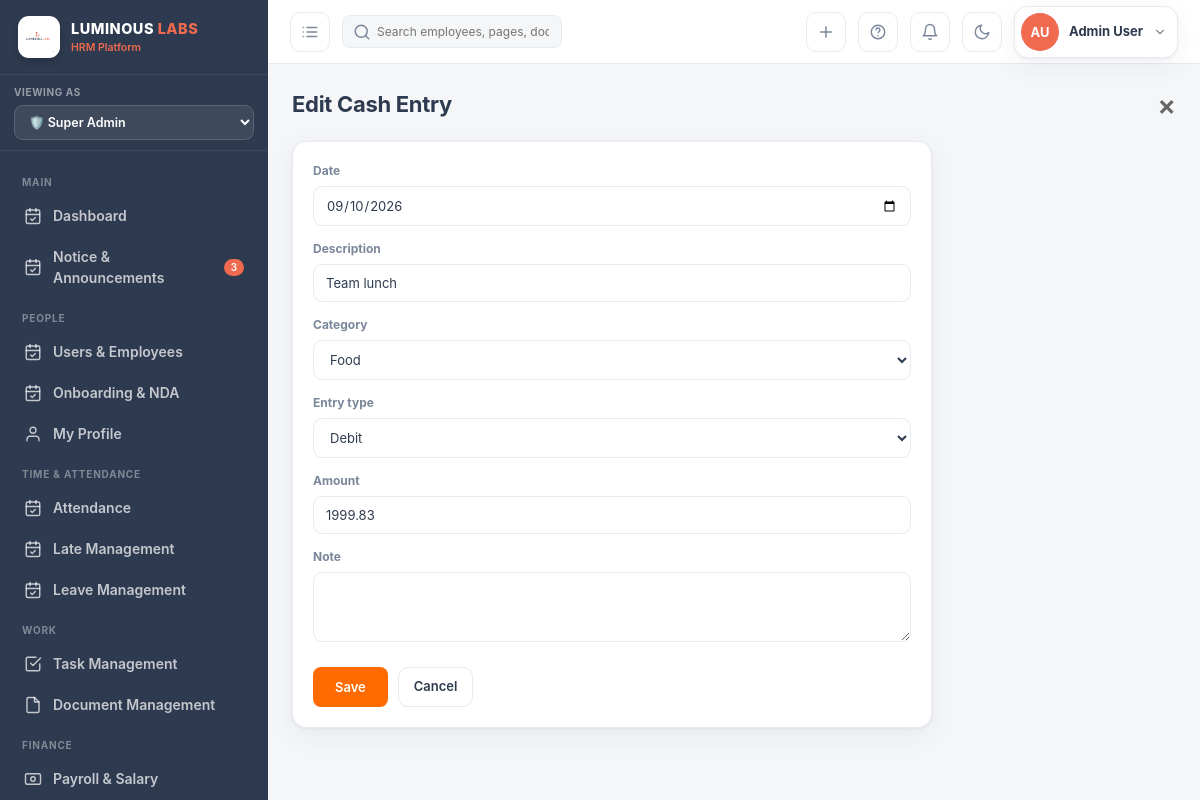
The app's page /petty-cash/2/edit/ (signed in), older data.
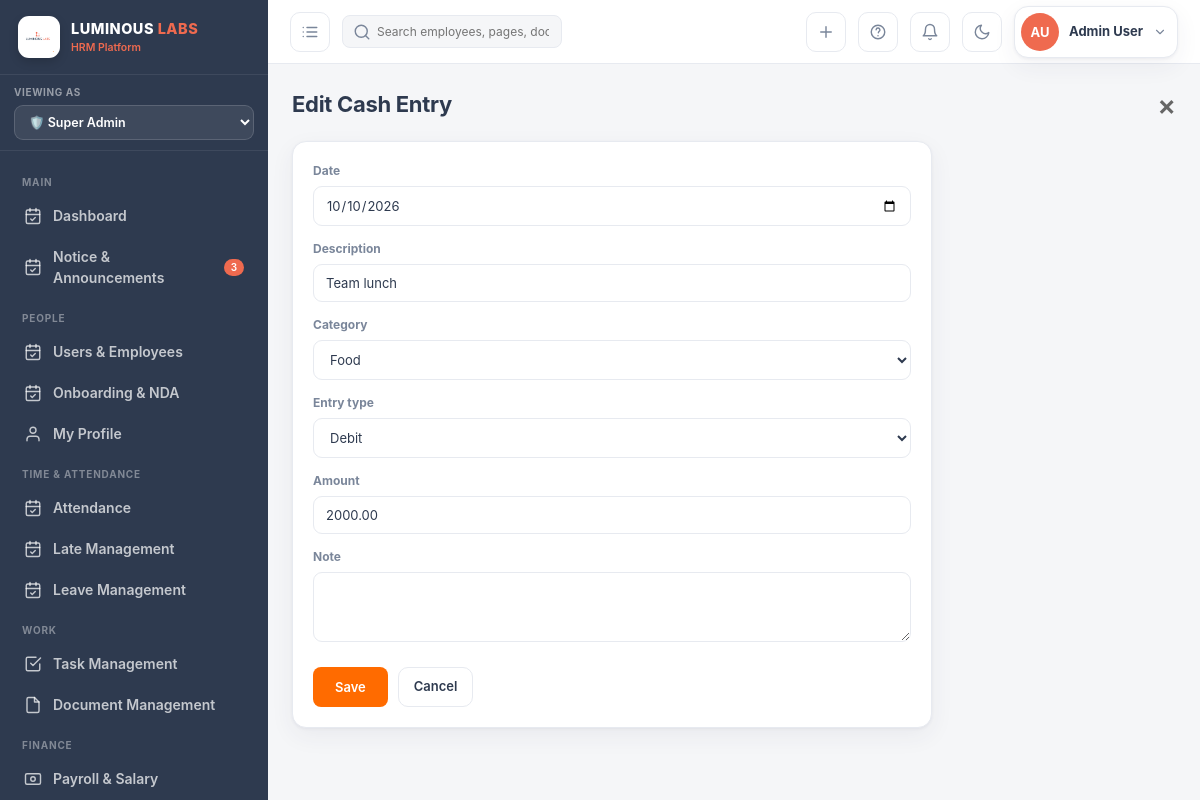
The same page, newer data.
### hrm_app/models.py (models this page shows, shortened)
class PettyCashLedger(models.Model):
    CATEGORY_CHOICES = [
        ('Supplies', 'Supplies'),
        ('Food', 'Food'),
        ('Logistics', 'Logistics'),
        ('Funding', 'Funding'),
        ('Other', 'Other'),
    ]
    ENTRY_TYPE_CHOICES = [
        ('Credit', 'Credit'),
        ('Debit', 'Debit'),
    ]
    date = models.DateField(default=timezone.now)
    description = models.CharField(max_length=200)
    category = models.CharField(max_length=20, choices=CATEGORY_CHOICES, default='Other')
    entry_type = models.CharField(max_length=6, choices=ENTRY_TYPE_CHOICES)
    amount = models.DecimalField(max_digits=10, decimal_places=2)
    balance = models.DecimalField(max_digits=10, decimal_places=2)
    note = models.TextField(blank=True)
    created_by = models.ForeignKey(User, on_delete=models.CASCADE)
    class Meta:
        ordering = ['-date', '-id']

### hrm_app/views.py (the view, shortened to what this page needs)
# urls.py: path('petty-cash/<int:pk>/edit/', views.petty_cash_edit, name='petty_cash_edit'),
@admin_required
def petty_cash_edit(request, pk):
    if not has_permission(request.user, "petty_cash", "edit"):
        messages.error(request, "No permission.")
        return redirect("petty_cash")
    entry = get_object_or_404(PettyCashLedger, pk=pk)
    form = PettyCashForm(request.POST or None, instance=entry)
    return render(request, 'hrm/form.html', _ctx(request, form=form, title='Edit Cash Entry', back='petty_cash'))

### hrm_app/forms.py
class PettyCashForm(forms.ModelForm):
    class Meta:
        model = PettyCashLedger
        fields = ['date', 'description', 'category', 'entry_type', 'amount', 'note']
        widgets = {
            'date': forms.DateInput(attrs={'type': 'date'}),
            'note': forms.Textarea(attrs={'rows': 3}),
        }

### hrm_app/context_processors.py (called while the page is built, shortened)
def role_menu_permissions(request):
    allowed_menus = []
    if request.user.is_authenticated:
        if request.user.role == "super_admin":
          allowed_menus = []
    return {
        "allowed_menus": allowed_menus
    }

### hrm_app/views.py (called while the page is built, shortened)
def has_permission(user, module, action="view"):
    if user.role == Role.SUPER_ADMIN:
        return True

### hrm_app/templates/hrm/form.html (shortened to what this page needs)
{% extends 'hrm/base.html' %}
{% block content %}
<div class="page-head" style="
display:flex;
justify-content:space-between;
align-items:center;
">
<div>
    <h1>{{ title }}</h1>
</div>
<a href="{% url back %}"
style="
font-size:28px;
font-weight:600;
color:#666;
text-decoration:none;
line-height:1;
">
×
</a>
</div>
<div class="card pad" style="max-width:640px">
  <form method="post" enctype="multipart/form-data"{% if action_url %} action="{% url action_url %}"{% endif %}>
    {% for field in form %}
    <div class="field">
      <label>{{ field.label }}</label>
      {{ field }}
    </div>
    {% endfor %}
<div style="display:flex;gap:10px;margin-top:20px">
  <button
    type="submit"
    class="btn"
    style="
      background:#FF6B00;
      color:white;
      border:none;
      padding:10px 22px;
      border-radius:8px;
      font-weight:600;
    "
  >
    {% if title == 'Apply for Leave' %}
      Submit Request
    {% else %}
      Save
    {% endif %}
  </button>
  <a href="{% url back %}" class="btn ghost">
    Cancel
  </a>
</div>
  </form>
</div>
{% endblock %}

Row changes from the older to the newer data that the page shows:
changed PettyCashLedger "Team lunch": date "09/10/2026" → "10/10/2026"; amount "1999.83" → "2000.00"
